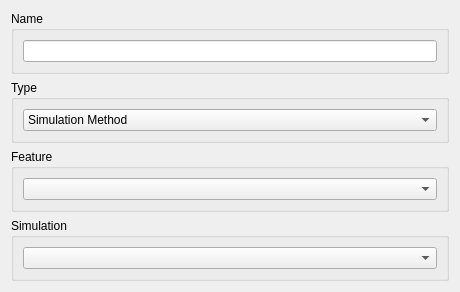
<?xml version="1.0" encoding="UTF-8"?>
<ui version="4.0">
 <class>UserLabGui::DlgUserLabFeaturesCreation</class>
 <widget class="QWidget" name="UserLabGui::DlgUserLabFeaturesCreation">
  <property name="geometry">
   <rect>
    <x>0</x>
    <y>0</y>
    <width>460</width>
    <height>277</height>
   </rect>
  </property>
  <property name="windowTitle">
   <string>UserLab Features</string>
  </property>
  <property name="sizeGripEnabled" stdset="0">
   <bool>true</bool>
  </property>
  <layout class="QGridLayout" name="gridLayout">
   <item row="3" column="0">
    <widget class="QGroupBox" name="GroupBox5_5">
     <property name="title">
      <string>Feature</string>
     </property>
     <layout class="QGridLayout" name="_6">
      <property name="leftMargin">
       <number>9</number>
      </property>
      <property name="topMargin">
       <number>9</number>
      </property>
      <property name="rightMargin">
       <number>9</number>
      </property>
      <property name="bottomMargin">
       <number>9</number>
      </property>
      <property name="spacing">
       <number>6</number>
      </property>
      <item row="0" column="0">
       <widget class="QComboBox" name="featureComboBox"/>
      </item>
     </layout>
    </widget>
   </item>
   <item row="2" column="0">
    <widget class="QGroupBox" name="GroupBox5_4">
     <property name="title">
      <string>Type</string>
     </property>
     <layout class="QGridLayout" name="_5">
      <property name="leftMargin">
       <number>9</number>
      </property>
      <property name="topMargin">
       <number>9</number>
      </property>
      <property name="rightMargin">
       <number>9</number>
      </property>
      <property name="bottomMargin">
       <number>9</number>
      </property>
      <property name="spacing">
       <number>6</number>
      </property>
      <item row="0" column="0">
       <widget class="QComboBox" name="featureTypeComboBox">
        <property name="sizePolicy">
         <sizepolicy hsizetype="Minimum" vsizetype="Preferred">
          <horstretch>0</horstretch>
          <verstretch>0</verstretch>
         </sizepolicy>
        </property>
        <property name="maxVisibleItems">
         <number>16</number>
        </property>
        <item>
         <property name="text">
          <string>Simulation Method</string>
         </property>
         <property name="icon">
          <iconset resource="Resources/UserLab.qrc">
           <normaloff>:/icons/UserLabFeatures/UserLab_Feature_SimulationMethodObj.svg</normaloff>:/icons/UserLabFeatures/UserLab_Feature_SimulationMethodObj.svg</iconset>
         </property>
        </item>
       </widget>
      </item>
     </layout>
    </widget>
   </item>
   <item row="0" column="0">
    <widget class="QGroupBox" name="GroupBox5_3">
     <property name="title">
      <string>Name</string>
     </property>
     <layout class="QGridLayout" name="_3">
      <property name="leftMargin">
       <number>9</number>
      </property>
      <property name="topMargin">
       <number>9</number>
      </property>
      <property name="rightMargin">
       <number>9</number>
      </property>
      <property name="bottomMargin">
       <number>9</number>
      </property>
      <property name="spacing">
       <number>6</number>
      </property>
      <item row="0" column="0">
       <widget class="QLineEdit" name="nameLineEdit"/>
      </item>
     </layout>
    </widget>
   </item>
   <item row="4" column="0">
    <widget class="QGroupBox" name="GroupBox5_2">
     <property name="title">
      <string>Simulation</string>
     </property>
     <layout class="QGridLayout" name="_4">
      <property name="leftMargin">
       <number>9</number>
      </property>
      <property name="topMargin">
       <number>9</number>
      </property>
      <property name="rightMargin">
       <number>9</number>
      </property>
      <property name="bottomMargin">
       <number>9</number>
      </property>
      <property name="spacing">
       <number>6</number>
      </property>
      <item row="0" column="0">
       <widget class="QComboBox" name="SimulationComboBox"/>
      </item>
     </layout>
    </widget>
   </item>
  </layout>
 </widget>
 <layoutdefault spacing="6" margin="11"/>
 <resources>
  <include location="Resources/UserLab.qrc"/>
 </resources>
 <connections/>
</ui>
